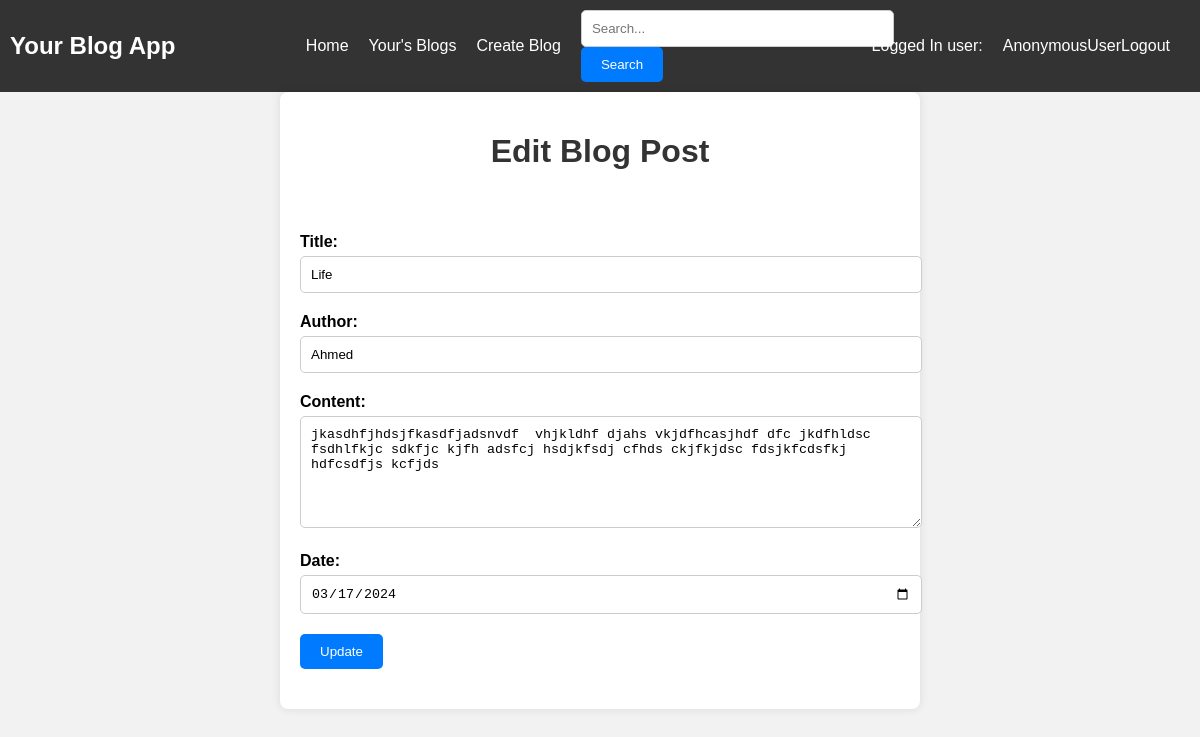
The app's page /edit/4 with its own data.
### myBlogApp/models.py (models this page shows)
class BlogPost(models.Model):
    blog_id = models.IntegerField(null = True)
    title = models.CharField(max_length=100)
    content = models.TextField()
    author = models.ForeignKey(User, on_delete=models.CASCADE)
    date = models.DateField(auto_now_add=True)
    def __str__(self):
        return self.title

### myBlogApp/views.py (the view)
# urls.py: path('edit/<int:blog_id>' , views.edit , name='edit'),
def edit(request , blog_id):
    edit = BlogPost.objects.get(blog_id = blog_id)
    print(edit)
    return render(request, 'edit.html', {'edit': edit})

### templates/edit.html (shortened to what this page needs)
{% extends "base.html" %}
{%load static%}
{% block additional_styles %} <link rel="stylesheet" href="{% static "createblog.css" %}"> {% endblock additional_styles %}
{% block body %}
<div class="container">
    <h1>Edit Blog Post</h1>
    <form action="updated/{{edit.blog_id}}" method="post">
        <div class="form-group">
        </div>
        <div class="form-group">
            <label for="title">Title:</label>
            <input type="text" id="title" name="title" value="{{edit.title}}" required>
        </div>
        <div class="form-group">
            <label for="author">Author:</label>
            <input type="text" id="author" name="author" value="{{edit.author}}" readonly>
        </div>
        <div class="form-group">
            <label for="content">Content:</label>
            <textarea type="text" id="content" name="content" rows="6"  required>{{edit.content}}</textarea>
        </div>
        <div class="form-group">
            <label for="date">Date:</label>
            <input type="date" id="date" name="date" value="{{ edit.date|date:'Y-m-d' }}" required>
        </div>
        <div class="form-group">
            <button type="submit">Update</button>
        </div>
    </form>
</div>
{% endblock body %}

### static/createblog.css (style rules this page uses)
body { font-family: Arial, sans-serif; background-color: #f2f2f2; margin: 0; padding: 0; }
.container { max-width: 600px; margin: 0 auto; padding: 20px; background-color: #fff; border-radius: 8px; box-shadow: 0 0 10px rgba(0, 0, 0, 0.1); }
h1 { color: #333; text-align: center; }
.form-group { margin-bottom: 20px; }
label { display: block; font-weight: bold; margin-bottom: 5px; }
input[type="text"], textarea, input[type="date"] { width: 100%; padding: 10px; border: 1px solid #ccc; border-radius: 5px; }
button { background-color: #007bff; color: #fff; padding: 10px 20px; border: none; border-radius: 5px; cursor: pointer; transition: background-color 0.3s ease; }

### templates/base.html (style rules this page uses)
body { font-family: Arial, sans-serif; margin: 0; padding: 0; }

### records on screen
BlogPost: title "Life", author "Ahmed", content "jkasdhfjhdsjfkasdfjadsnvdf vhjkldhf djahs vkjdfhcasjhdf dfc jkdfhldsc fsdhlfkjc sdkfjc kjfh adsfcj hsdjkfsdj cfhds ckjfkjdsc fdsjkfcdsfkj hdfcsdfjs kcfjds", date "03/17/2024"

### other values on screen
{{ request.user }} "AnonymousUser"
